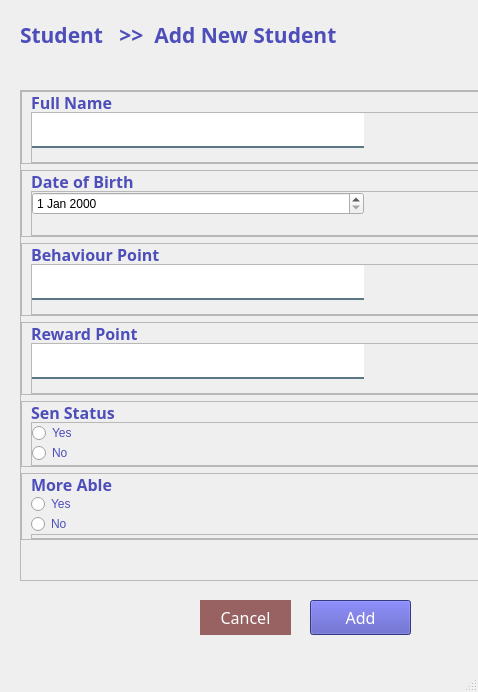
<?xml version="1.0" encoding="UTF-8"?>
<ui version="4.0">
 <class>MainWindow</class>
 <widget class="QMainWindow" name="MainWindow">
  <property name="geometry">
   <rect>
    <x>0</x>
    <y>0</y>
    <width>478</width>
    <height>692</height>
   </rect>
  </property>
  <property name="windowTitle">
   <string>MainWindow</string>
  </property>
  <widget class="QWidget" name="centralwidget">
   <widget class="QPushButton" name="btnAdd">
    <property name="geometry">
     <rect>
      <x>310</x>
      <y>600</y>
      <width>101</width>
      <height>35</height>
     </rect>
    </property>
    <property name="minimumSize">
     <size>
      <width>0</width>
      <height>35</height>
     </size>
    </property>
    <property name="maximumSize">
     <size>
      <width>300</width>
      <height>250</height>
     </size>
    </property>
    <property name="font">
     <font>
      <family>Century Gothic</family>
      <pointsize>12</pointsize>
     </font>
    </property>
    <property name="cursor">
     <cursorShape>PointingHandCursor</cursorShape>
    </property>
    <property name="styleSheet">
     <string notr="true">#btnAdd
{

background-color: #4d4eba;
color:white;
}
#btnAdd::hover
{
background-color:#6c70ca;
color: white;

}



</string>
    </property>
    <property name="text">
     <string>Add</string>
    </property>
   </widget>
   <widget class="QFrame" name="frame_5">
    <property name="geometry">
     <rect>
      <x>20</x>
      <y>90</y>
      <width>856</width>
      <height>491</height>
     </rect>
    </property>
    <property name="frameShape">
     <enum>QFrame::StyledPanel</enum>
    </property>
    <property name="frameShadow">
     <enum>QFrame::Raised</enum>
    </property>
    <layout class="QVBoxLayout" name="verticalLayout_4">
     <property name="leftMargin">
      <number>0</number>
     </property>
     <property name="topMargin">
      <number>0</number>
     </property>
     <property name="rightMargin">
      <number>0</number>
     </property>
     <property name="bottomMargin">
      <number>40</number>
     </property>
     <item>
      <widget class="QFrame" name="frame_10">
       <property name="frameShape">
        <enum>QFrame::StyledPanel</enum>
       </property>
       <property name="frameShadow">
        <enum>QFrame::Raised</enum>
       </property>
       <layout class="QVBoxLayout" name="verticalLayout_7">
        <property name="spacing">
         <number>0</number>
        </property>
        <property name="topMargin">
         <number>0</number>
        </property>
        <property name="bottomMargin">
         <number>0</number>
        </property>
        <item>
         <widget class="QLabel" name="label_79">
          <property name="maximumSize">
           <size>
            <width>300</width>
            <height>20</height>
           </size>
          </property>
          <property name="font">
           <font>
            <family>Century Gothic</family>
            <pointsize>12</pointsize>
            <weight>75</weight>
            <bold>true</bold>
           </font>
          </property>
          <property name="styleSheet">
           <string notr="true">color:#4d4eba</string>
          </property>
          <property name="text">
           <string>Full Name</string>
          </property>
         </widget>
        </item>
        <item>
         <widget class="QFrame" name="frame_22">
          <property name="frameShape">
           <enum>QFrame::StyledPanel</enum>
          </property>
          <property name="frameShadow">
           <enum>QFrame::Raised</enum>
          </property>
          <layout class="QVBoxLayout" name="verticalLayout_19">
           <property name="spacing">
            <number>0</number>
           </property>
           <property name="leftMargin">
            <number>0</number>
           </property>
           <property name="topMargin">
            <number>0</number>
           </property>
           <property name="rightMargin">
            <number>500</number>
           </property>
           <property name="bottomMargin">
            <number>0</number>
           </property>
           <item>
            <widget class="QLineEdit" name="txtFullName">
             <property name="minimumSize">
              <size>
               <width>0</width>
               <height>35</height>
              </size>
             </property>
             <property name="font">
              <font>
               <pointsize>12</pointsize>
              </font>
             </property>
             <property name="styleSheet">
              <string notr="true">background-color:white;
border:none;
border-bottom:2px solid rgba(46, 82, 101, 200);
color:black;
padding-bottom:7px;</string>
             </property>
             <property name="placeholderText">
              <string/>
             </property>
            </widget>
           </item>
           <item alignment="Qt::AlignHCenter|Qt::AlignVCenter">
            <widget class="QLabel" name="lblClassNameError">
             <property name="styleSheet">
              <string notr="true">color: rgb(255, 0, 0);</string>
             </property>
             <property name="text">
              <string/>
             </property>
            </widget>
           </item>
          </layout>
         </widget>
        </item>
       </layout>
      </widget>
     </item>
     <item>
      <widget class="QFrame" name="frame_11">
       <property name="frameShape">
        <enum>QFrame::StyledPanel</enum>
       </property>
       <property name="frameShadow">
        <enum>QFrame::Raised</enum>
       </property>
       <layout class="QVBoxLayout" name="verticalLayout_8">
        <property name="spacing">
         <number>0</number>
        </property>
        <property name="topMargin">
         <number>0</number>
        </property>
        <property name="bottomMargin">
         <number>0</number>
        </property>
        <item>
         <widget class="QLabel" name="label_80">
          <property name="maximumSize">
           <size>
            <width>300</width>
            <height>20</height>
           </size>
          </property>
          <property name="font">
           <font>
            <family>Century Gothic</family>
            <pointsize>12</pointsize>
            <weight>75</weight>
            <bold>true</bold>
           </font>
          </property>
          <property name="styleSheet">
           <string notr="true">color:#4d4eba</string>
          </property>
          <property name="text">
           <string>Date of Birth</string>
          </property>
         </widget>
        </item>
        <item>
         <widget class="QFrame" name="frame_25">
          <property name="frameShape">
           <enum>QFrame::StyledPanel</enum>
          </property>
          <property name="frameShadow">
           <enum>QFrame::Raised</enum>
          </property>
          <layout class="QVBoxLayout" name="verticalLayout_22">
           <property name="spacing">
            <number>0</number>
           </property>
           <property name="leftMargin">
            <number>0</number>
           </property>
           <property name="topMargin">
            <number>0</number>
           </property>
           <property name="rightMargin">
            <number>500</number>
           </property>
           <property name="bottomMargin">
            <number>0</number>
           </property>
           <item>
            <widget class="QDateEdit" name="dateDOB"/>
           </item>
           <item>
            <widget class="QLabel" name="lblLimitError">
             <property name="styleSheet">
              <string notr="true">color: rgb(255, 0, 0);</string>
             </property>
             <property name="text">
              <string/>
             </property>
            </widget>
           </item>
          </layout>
         </widget>
        </item>
       </layout>
      </widget>
     </item>
     <item>
      <widget class="QFrame" name="frame_12">
       <property name="frameShape">
        <enum>QFrame::StyledPanel</enum>
       </property>
       <property name="frameShadow">
        <enum>QFrame::Raised</enum>
       </property>
       <layout class="QVBoxLayout" name="verticalLayout_11">
        <property name="spacing">
         <number>0</number>
        </property>
        <property name="topMargin">
         <number>0</number>
        </property>
        <property name="bottomMargin">
         <number>0</number>
        </property>
        <item>
         <widget class="QLabel" name="label_83">
          <property name="maximumSize">
           <size>
            <width>400</width>
            <height>20</height>
           </size>
          </property>
          <property name="font">
           <font>
            <family>Century Gothic</family>
            <pointsize>12</pointsize>
            <weight>75</weight>
            <bold>true</bold>
           </font>
          </property>
          <property name="styleSheet">
           <string notr="true">color:#4d4eba</string>
          </property>
          <property name="text">
           <string>Behaviour Point</string>
          </property>
         </widget>
        </item>
        <item>
         <widget class="QFrame" name="frame_28">
          <property name="frameShape">
           <enum>QFrame::StyledPanel</enum>
          </property>
          <property name="frameShadow">
           <enum>QFrame::Raised</enum>
          </property>
          <layout class="QVBoxLayout" name="verticalLayout_25">
           <property name="spacing">
            <number>0</number>
           </property>
           <property name="leftMargin">
            <number>0</number>
           </property>
           <property name="topMargin">
            <number>0</number>
           </property>
           <property name="rightMargin">
            <number>500</number>
           </property>
           <property name="bottomMargin">
            <number>0</number>
           </property>
           <item>
            <widget class="QLineEdit" name="txtBehaviourPoint">
             <property name="minimumSize">
              <size>
               <width>0</width>
               <height>35</height>
              </size>
             </property>
             <property name="font">
              <font>
               <pointsize>12</pointsize>
              </font>
             </property>
             <property name="styleSheet">
              <string notr="true">background-color:white;
border:none;
border-bottom:2px solid rgba(46, 82, 101, 200);
color:black;
padding-bottom:7px;</string>
             </property>
             <property name="inputMethodHints">
              <set>Qt::ImhNone</set>
             </property>
             <property name="placeholderText">
              <string/>
             </property>
            </widget>
           </item>
           <item>
            <widget class="QLabel" name="lblLimitError_4">
             <property name="styleSheet">
              <string notr="true">color: rgb(255, 0, 0);</string>
             </property>
             <property name="text">
              <string/>
             </property>
            </widget>
           </item>
          </layout>
         </widget>
        </item>
       </layout>
      </widget>
     </item>
     <item>
      <widget class="QFrame" name="frame_13">
       <property name="frameShape">
        <enum>QFrame::StyledPanel</enum>
       </property>
       <property name="frameShadow">
        <enum>QFrame::Raised</enum>
       </property>
       <layout class="QVBoxLayout" name="verticalLayout_12">
        <property name="spacing">
         <number>0</number>
        </property>
        <property name="topMargin">
         <number>0</number>
        </property>
        <property name="bottomMargin">
         <number>0</number>
        </property>
        <item>
         <widget class="QLabel" name="label_84">
          <property name="maximumSize">
           <size>
            <width>400</width>
            <height>20</height>
           </size>
          </property>
          <property name="font">
           <font>
            <family>Century Gothic</family>
            <pointsize>12</pointsize>
            <weight>75</weight>
            <bold>true</bold>
           </font>
          </property>
          <property name="styleSheet">
           <string notr="true">color:#4d4eba</string>
          </property>
          <property name="text">
           <string>Reward Point</string>
          </property>
         </widget>
        </item>
        <item>
         <widget class="QFrame" name="frame_29">
          <property name="frameShape">
           <enum>QFrame::StyledPanel</enum>
          </property>
          <property name="frameShadow">
           <enum>QFrame::Raised</enum>
          </property>
          <layout class="QVBoxLayout" name="verticalLayout_26">
           <property name="spacing">
            <number>0</number>
           </property>
           <property name="leftMargin">
            <number>0</number>
           </property>
           <property name="topMargin">
            <number>0</number>
           </property>
           <property name="rightMargin">
            <number>500</number>
           </property>
           <property name="bottomMargin">
            <number>0</number>
           </property>
           <item>
            <widget class="QLineEdit" name="txtRewardPoint">
             <property name="minimumSize">
              <size>
               <width>0</width>
               <height>35</height>
              </size>
             </property>
             <property name="font">
              <font>
               <pointsize>12</pointsize>
              </font>
             </property>
             <property name="styleSheet">
              <string notr="true">background-color:white;
border:none;
border-bottom:2px solid rgba(46, 82, 101, 200);
color:black;
padding-bottom:7px;</string>
             </property>
             <property name="inputMethodHints">
              <set>Qt::ImhNone</set>
             </property>
             <property name="placeholderText">
              <string/>
             </property>
            </widget>
           </item>
           <item>
            <widget class="QLabel" name="lblLimitError_5">
             <property name="styleSheet">
              <string notr="true">color: rgb(255, 0, 0);</string>
             </property>
             <property name="text">
              <string/>
             </property>
            </widget>
           </item>
          </layout>
         </widget>
        </item>
       </layout>
      </widget>
     </item>
     <item>
      <widget class="QFrame" name="frame_14">
       <property name="frameShape">
        <enum>QFrame::StyledPanel</enum>
       </property>
       <property name="frameShadow">
        <enum>QFrame::Raised</enum>
       </property>
       <layout class="QVBoxLayout" name="verticalLayout_13">
        <property name="spacing">
         <number>0</number>
        </property>
        <property name="topMargin">
         <number>0</number>
        </property>
        <property name="bottomMargin">
         <number>0</number>
        </property>
        <item>
         <widget class="QLabel" name="label_85">
          <property name="maximumSize">
           <size>
            <width>300</width>
            <height>20</height>
           </size>
          </property>
          <property name="font">
           <font>
            <family>Century Gothic</family>
            <pointsize>12</pointsize>
            <weight>75</weight>
            <bold>true</bold>
           </font>
          </property>
          <property name="styleSheet">
           <string notr="true">color:#4d4eba</string>
          </property>
          <property name="text">
           <string>Sen Status</string>
          </property>
         </widget>
        </item>
        <item>
         <widget class="QFrame" name="frame_30">
          <property name="frameShape">
           <enum>QFrame::StyledPanel</enum>
          </property>
          <property name="frameShadow">
           <enum>QFrame::Raised</enum>
          </property>
          <layout class="QVBoxLayout" name="verticalLayout_27">
           <property name="spacing">
            <number>0</number>
           </property>
           <property name="leftMargin">
            <number>0</number>
           </property>
           <property name="topMargin">
            <number>0</number>
           </property>
           <property name="rightMargin">
            <number>500</number>
           </property>
           <property name="bottomMargin">
            <number>0</number>
           </property>
           <item>
            <widget class="QRadioButton" name="radioSen">
             <property name="styleSheet">
              <string notr="true">color:#4d4eba</string>
             </property>
             <property name="text">
              <string>Yes</string>
             </property>
            </widget>
           </item>
           <item>
            <widget class="QRadioButton" name="radioSen_2">
             <property name="styleSheet">
              <string notr="true">color:#4d4eba</string>
             </property>
             <property name="text">
              <string>No</string>
             </property>
            </widget>
           </item>
          </layout>
         </widget>
        </item>
       </layout>
      </widget>
     </item>
     <item>
      <widget class="QFrame" name="frame_15">
       <property name="frameShape">
        <enum>QFrame::StyledPanel</enum>
       </property>
       <property name="frameShadow">
        <enum>QFrame::Raised</enum>
       </property>
       <layout class="QVBoxLayout" name="verticalLayout_14">
        <property name="spacing">
         <number>0</number>
        </property>
        <property name="topMargin">
         <number>0</number>
        </property>
        <property name="bottomMargin">
         <number>0</number>
        </property>
        <item>
         <widget class="QLabel" name="label_86">
          <property name="maximumSize">
           <size>
            <width>300</width>
            <height>20</height>
           </size>
          </property>
          <property name="font">
           <font>
            <family>Century Gothic</family>
            <pointsize>12</pointsize>
            <weight>75</weight>
            <bold>true</bold>
           </font>
          </property>
          <property name="styleSheet">
           <string notr="true">color:#4d4eba</string>
          </property>
          <property name="text">
           <string>More Able</string>
          </property>
         </widget>
        </item>
        <item>
         <widget class="QRadioButton" name="radioMoreAble">
          <property name="styleSheet">
           <string notr="true">color:#4d4eba</string>
          </property>
          <property name="text">
           <string>Yes</string>
          </property>
         </widget>
        </item>
        <item>
         <widget class="QRadioButton" name="radioMoreAble_2">
          <property name="styleSheet">
           <string notr="true">color:#4d4eba</string>
          </property>
          <property name="text">
           <string>No</string>
          </property>
         </widget>
        </item>
        <item>
         <widget class="QFrame" name="frame_31">
          <property name="frameShape">
           <enum>QFrame::StyledPanel</enum>
          </property>
          <property name="frameShadow">
           <enum>QFrame::Raised</enum>
          </property>
          <layout class="QVBoxLayout" name="verticalLayout_28">
           <property name="spacing">
            <number>0</number>
           </property>
           <property name="leftMargin">
            <number>0</number>
           </property>
           <property name="topMargin">
            <number>0</number>
           </property>
           <property name="rightMargin">
            <number>500</number>
           </property>
           <property name="bottomMargin">
            <number>0</number>
           </property>
          </layout>
         </widget>
        </item>
       </layout>
      </widget>
     </item>
    </layout>
   </widget>
   <widget class="QLabel" name="label_65">
    <property name="geometry">
     <rect>
      <x>20</x>
      <y>10</y>
      <width>570</width>
      <height>50</height>
     </rect>
    </property>
    <property name="minimumSize">
     <size>
      <width>570</width>
      <height>50</height>
     </size>
    </property>
    <property name="maximumSize">
     <size>
      <width>570</width>
      <height>50</height>
     </size>
    </property>
    <property name="font">
     <font>
      <family>Century Gothic</family>
      <pointsize>16</pointsize>
      <weight>75</weight>
      <bold>true</bold>
     </font>
    </property>
    <property name="styleSheet">
     <string notr="true">color:#4d4eba</string>
    </property>
    <property name="text">
     <string>Student   &gt;&gt;  Add New Student</string>
    </property>
   </widget>
   <widget class="QPushButton" name="btnCancel">
    <property name="geometry">
     <rect>
      <x>200</x>
      <y>600</y>
      <width>91</width>
      <height>35</height>
     </rect>
    </property>
    <property name="minimumSize">
     <size>
      <width>0</width>
      <height>35</height>
     </size>
    </property>
    <property name="maximumSize">
     <size>
      <width>300</width>
      <height>200</height>
     </size>
    </property>
    <property name="font">
     <font>
      <family>Century Gothic</family>
      <pointsize>12</pointsize>
     </font>
    </property>
    <property name="cursor">
     <cursorShape>PointingHandCursor</cursorShape>
    </property>
    <property name="styleSheet">
     <string notr="true">#btnCancel
{

background-color: #986262;
color: white;
border-radius:20px;

}
#btnCancel::hover
{
background-color:#AE4D4D;


}



</string>
    </property>
    <property name="text">
     <string>Cancel</string>
    </property>
   </widget>
  </widget>
  <widget class="QStatusBar" name="statusbar"/>
 </widget>
 <resources/>
 <connections/>
</ui>
